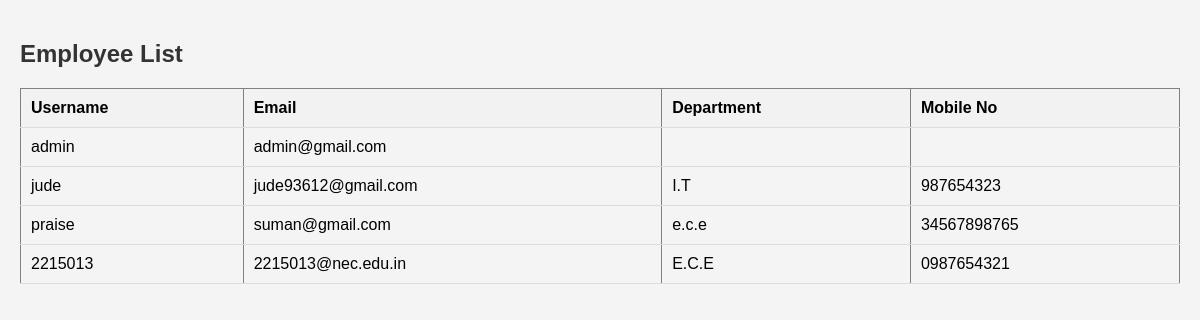
Page /employee/employee_list/ (signed in) on the committed database.
### employee/models.py (models this page shows, shortened)
class Employee(AbstractBaseUser):
    username = models.CharField(max_length=100, unique=True)
    email = models.EmailField(unique=True)
    department = models.CharField(max_length=100)
    salary = models.DecimalField(max_digits=10, decimal_places=2)
    mobile_no = models.CharField(max_length=15)
    is_active = models.BooleanField(default=True)
    is_staff = models.BooleanField(default=False)
    objects = EmployeeManager()
    USERNAME_FIELD = 'email'
    REQUIRED_FIELDS = ['username', 'department', 'salary', 'mobile_no']

### employee/views.py (the view)
# urls.py: path('employee_list/', views.employee_list, name='employee_list'),
@login_required
def employee_list(request):
    employees = Employee.objects.all()
    return render(request, 'employee/employee_list.html', {'employees': employees})

### employee/templates/employee/employee_list.html (shortened to what this page needs)
<!DOCTYPE html>
<html>
<head>
</head>
<body>
    <h2>Employee List</h2>
    <table border="1">
        <thead>
            <tr>
                <th>Username</th>
                <th>Email</th>
                <th>Department</th>
                <th>Mobile No</th>
            </tr>
        </thead>
        <tbody>
            {% for employee in employees %}
            <tr>
                <td>{{ employee.username }}</td>
                <td>{{ employee.email }}</td>
                <td>{{ employee.department }}</td>
                <td>{{ employee.mobile_no }}</td>
            </tr>
            {% endfor %}
        </tbody>
    </table>
</body>
</html>

### employee/templates/employee/employee_list.html (style rules this page uses)
body { font-family: Arial, sans-serif; margin: 0; padding: 20px; background-color: #f4f4f4; }
h2 { color: #333; margin-bottom: 20px; }
table { width: 100%; border-collapse: collapse; margin-top: 20px; }
th, td { padding: 10px; text-align: left; border-bottom: 1px solid #ddd; }
th { background-color: #f2f2f2; }

### rows in the picture
Employee: username "admin", email "admin@gmail.com"
Employee: username "jude", email "jude93612@gmail.com", department "I.T", mobile_no "987654323"
Employee: username "praise", email "suman@gmail.com", department "e.c.e", mobile_no "34567898765"
Employee: username "2215013", email "2215013@nec.edu.in", department "E.C.E", mobile_no "0987654321"
